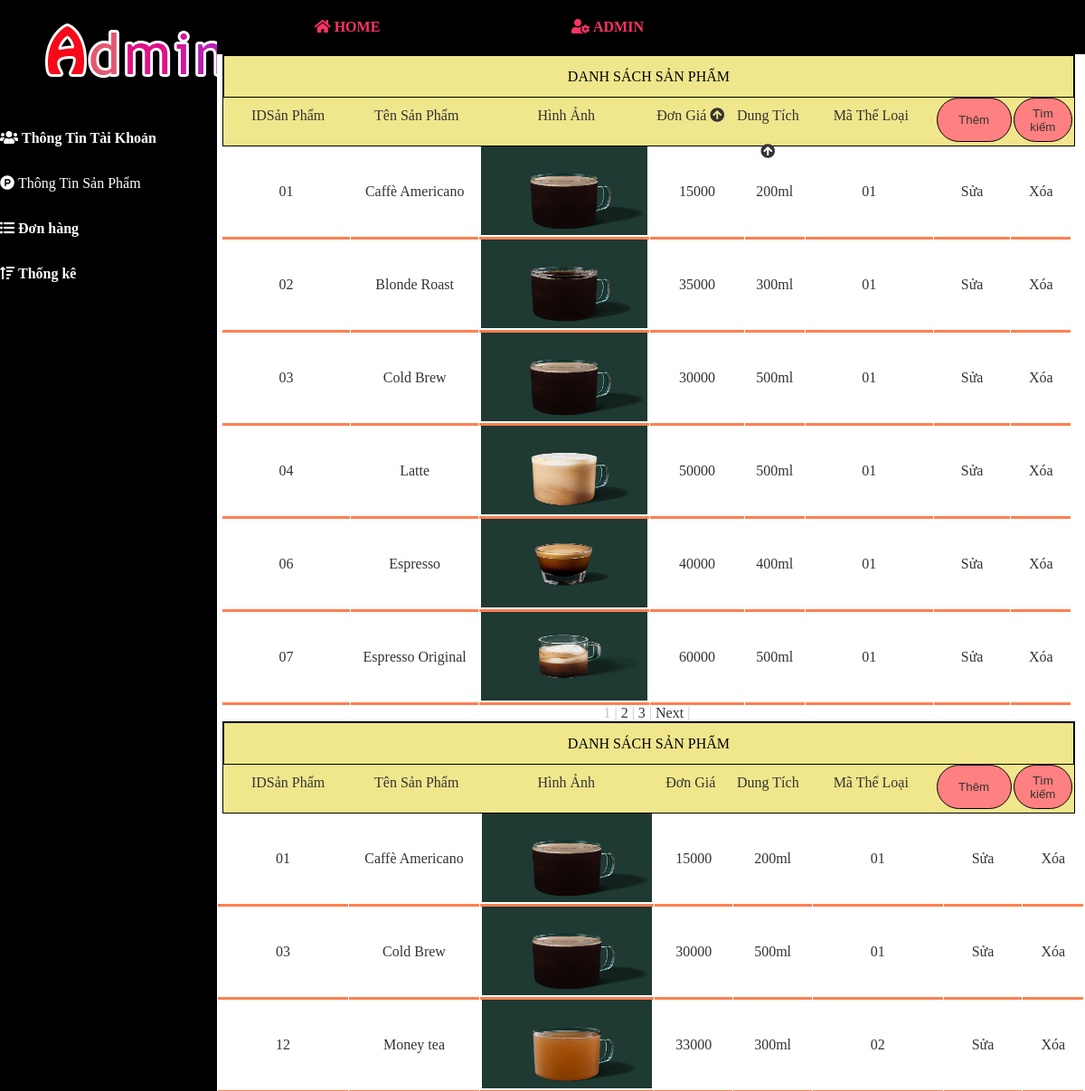
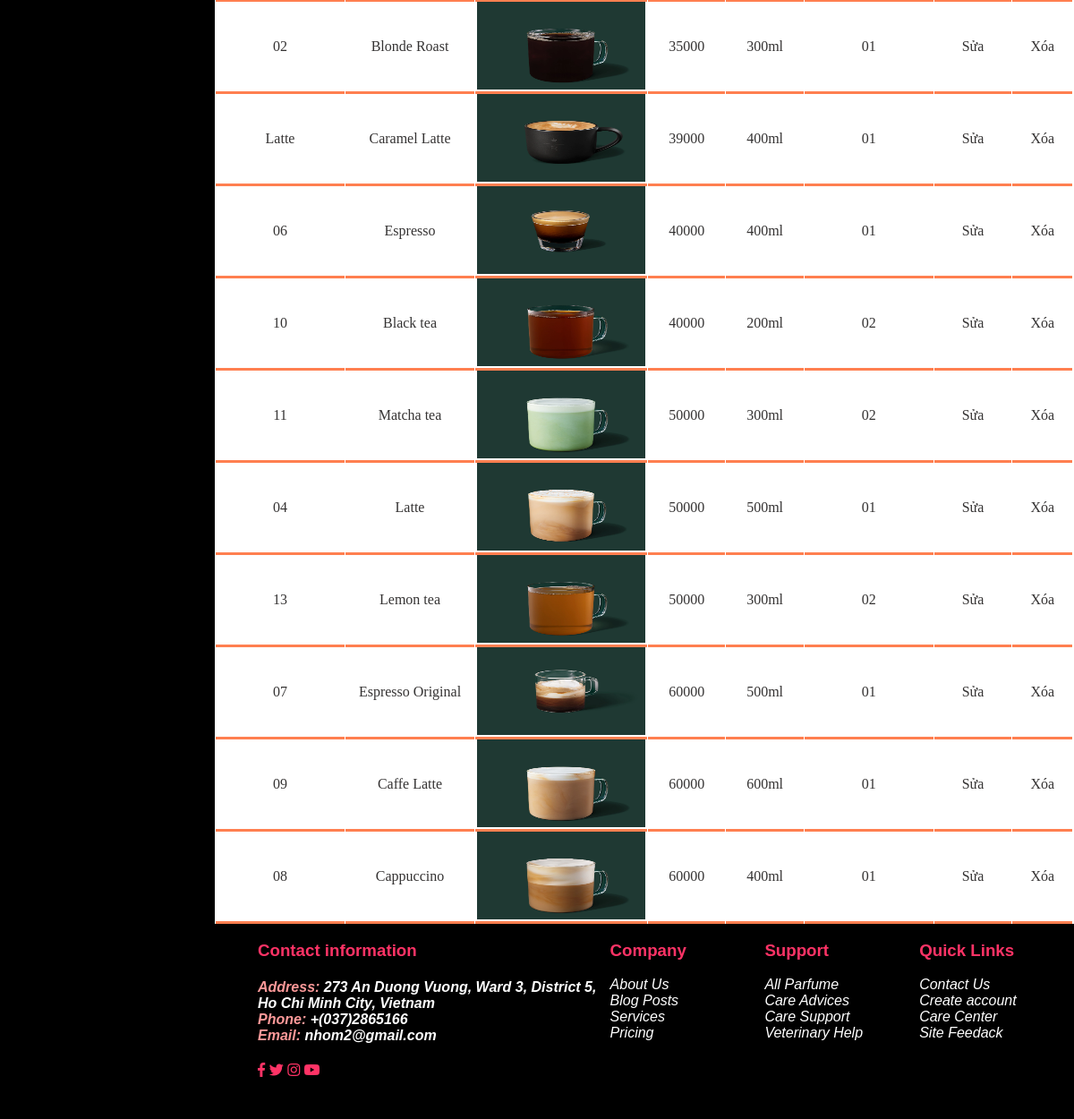
Screenshot of /Admin/index.php?act=ttsp&sapxep=gia with the database file from the repository (2 pictures, top to bottom).
### tables this page shows
CREATE TABLE `sanpham` (
  `masp` varchar(30) NOT NULL,
  `tensp` varchar(22) NOT NULL,
  `hinhanh` varchar(50) NOT NULL,
  `gia` double NOT NULL,
  `dungtich` varchar(22) NOT NULL,
  `matl` varchar(22) NOT NULL,
  `soluong` int(10) NOT NULL,
  `id` int(11) NOT NULL
);

### Admin/product/sapxep.php (the view, shortened to what this page needs)
<?php
    $conn=mysqli_connect("localhost","root","","trasua");
    if($_GET['sapxep']=="gia")
        $sql= "SELECT * FROM `sanpham` WHERE 1 ORDER BY `sanpham`.`gia` ASC";
    else
        $sql="SELECT * FROM `sanpham` WHERE 1 ORDER BY `sanpham`.`dungtich` ASC";
    $result=mysqli_query($conn,$sql);
echo "<div class='table_dep'><div class='table1'>
<div style='height: 45px;text-align:center;line-height:45px;border: #000 1px solid;'>DANH SÁCH SẢN PHẨM</div>
<div class='table_dep3'style='height:50px;width:15%'>IDSản Phẩm</div>
<div class='table_dep3'style='height:50px;width:15%'>Tên Sản Phẩm </div>
<div class='table_dep3'style='height:50px;width:20%'>Hình Ảnh</div>
<div class='table_dep3'style='height:50px;width:9%'>Đơn Giá</div>
<div class='table_dep3'style='height:50px;width:9%'>Dung Tích</div>
<div class='table_dep3'style='height:50px;width:15%'>Mã Thể Loại</div>
<div class='table_dep3'style='height:50px;width:9%'><button> <a href='index.php?act=ttsp&nut=them'>Thêm</a></button></div>
<div class='table_dep3'style='height:50px;width:7%'><button><a href='index.php?act=ttsp&nut=tim'> Tìm kiếm</a></button></div></div>";
echo "</div>";
while ($row = mysqli_fetch_array($result)) {
    echo "<div class='table_dep4'style='height:100px;width:15%;border-bottom-style: solid;border-bottom-color: coral;'>".$row[0]."</div>";
    echo "<div class='table_dep4'style='height:100px;width:15%;border-bottom-style: solid;border-bottom-color: coral;'>".$row[1]."</div>";
    echo "<div class='table_dep4'style='height:100px;width:20%;border-bottom-style: solid;border-bottom-color: coral;'><img src='../".$row[2]."'style='width:98%; height:98%;' /></div>";
    echo "<div class='table_dep4'style='height:100px;width:9%;border-bottom-style: solid;border-bottom-color: coral;'>".$row[3]."</div>";
    echo "<div class='table_dep4'style='height:100px;width:9%;border-bottom-style: solid;border-bottom-color: coral;'>".$row[4]."</div>";
    echo "<div class='table_dep4'style='height:100px;width:15%;border-bottom-style: solid;border-bottom-color: coral;'>".$row[5]."</div>";
    echo "<div class='table_dep4'style='height:100px;width:9%;border-bottom-style: solid;border-bottom-color: coral;'><a href='index.php?act=ttsp&sua=".$row[0]."'> Sửa</a></div>";
    echo "<div class='table_dep4'style='height:100px;width:7%;border-bottom-style: solid;border-bottom-color: coral;'><a href='index.php?act=ttsp&xoa=".$row[0]."'onclick='return confirmDelete(this);'> Xóa</a></div>";
}
?>

### Admin/product/phantrang.php (shortened to what this page needs)
<?php
        $conn=mysqli_connect("localhost","root","","trasua");
        mysqli_query($conn,"SET NAMES,'utf8'");
        $current_page = isset($_GET['page']) ? $_GET['page'] : 1;
        $limit = 6;
        $start = ($current_page - 1) * $limit;
        $result = mysqli_query($conn, "SELECT * FROM sanpham  LIMIT $start, $limit");
        ?>
<div>
    <?php
            while ($row = mysqli_fetch_array($result)) {
                echo "<div class='table_dep4'style='height:100px;width:15%;border-bottom-style: solid;border-bottom-color: coral;'>".$row[0]."</div>";
                echo "<div class='table_dep4'style='height:100px;width:15%;border-bottom-style: solid;border-bottom-color: coral;'>".$row[1]."</div>";
                echo "<div class='table_dep4'style='height:100px;width:20%;border-bottom-style: solid;border-bottom-color: coral;'><img src='../".$row[2]."'style='width:98%; height:98%;' /></div>";
                echo "<div class='table_dep4'style='height:100px;width:11%;border-bottom-style: solid;border-bottom-color: coral;'>".$row[3]."</div>";
                echo "<div class='table_dep4'style='height:100px;width:7%;border-bottom-style: solid;border-bottom-color: coral;'>".$row[4]."</div>";
                echo "<div class='table_dep4'style='height:100px;width:15%;border-bottom-style: solid;border-bottom-color: coral;'>".$row[5]."</div>";
                echo "<div class='table_dep4'style='height:100px;width:9%;border-bottom-style: solid;border-bottom-color: coral;'><a href='index.php?act=ttsp&sua=".$row[0]."'> Sửa</a></div>";
                echo "<div class='table_dep4'style='height:100px;width:7%;border-bottom-style: solid;border-bottom-color: coral;'><a href='index.php?act=ttsp&xoa=".$row[0]."'onclick='return confirmDelete(this);'> Xóa</a></div>";
             }
            ?>
</div>

### Admin/indexcss.css (style rules this page uses)
.table_dep { width: 98%; margin-left: 5px; border: #000 2 solid; }
.table1 { width: 100%; height: 100px; margin-left: 1px; background-color: khaki; color: #000; border: #000 1px solid; }
.table_dep3 { float: left; color:rgb(53, 51, 51); text-align: center; line-height:40px; margin-left: 1px; }
.table_dep4 { float: left; color:rgb(53, 51, 51); line-height:100px; text-align: center; margin-left: 1px; }
.table_dep3 button { width:98%; background:#FF8080; height: 98%; border:solid 1px #000; color:#000; border-radius: 40px; }
a { text-decoration: none; color:rgb(53, 51, 51); }

### rows the page displays
sanpham: masp "01", tensp "Caffè Americano", hinhanh (picture), gia "15000", dungtich "200ml", matl "01"
sanpham: masp "02", tensp "Blonde Roast", hinhanh (picture), gia "35000", dungtich "300ml", matl "01"
sanpham: masp "03", tensp "Cold Brew", hinhanh (picture), gia "30000", dungtich "500ml", matl "01"
sanpham: masp "04", tensp "Latte", hinhanh (picture), gia "50000", dungtich "500ml", matl "01"
sanpham: masp "06", tensp "Espresso", hinhanh (picture), gia "40000", dungtich "400ml", matl "01"
sanpham: masp "07", tensp "Espresso Original", hinhanh (picture), gia "60000", dungtich "500ml", matl "01"
sanpham: masp "12", tensp "Money tea", hinhanh (picture), gia "33000", dungtich "300ml", matl "02"
sanpham: masp "Latte", tensp "Caramel Latte", hinhanh (picture), gia "39000", dungtich "400ml", matl "01"
sanpham: masp "10", tensp "Black tea", hinhanh (picture), gia "40000", dungtich "200ml", matl "02"
sanpham: masp "11", tensp "Matcha tea", hinhanh (picture), gia "50000", dungtich "300ml", matl "02"
sanpham: masp "13", tensp "Lemon tea", hinhanh (picture), gia "50000", dungtich "300ml", matl "02"
sanpham: masp "09", tensp "Caffe Latte", hinhanh (picture), gia "60000", dungtich "600ml", matl "01"
sanpham: masp "08", tensp "Cappuccino", hinhanh (picture), gia "60000", dungtich "400ml", matl "01"
